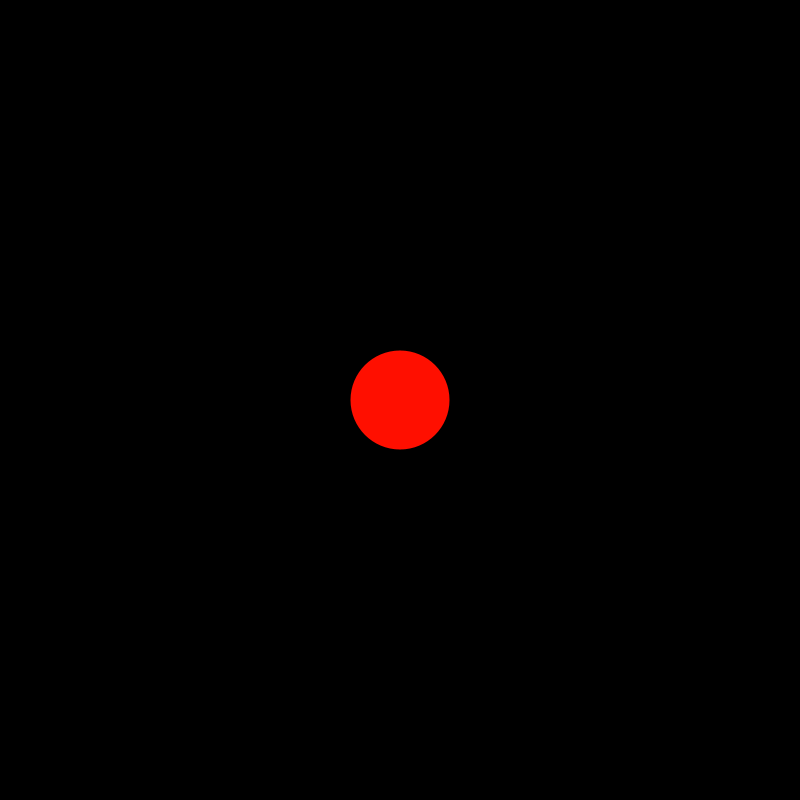
Frame 1 (no input)
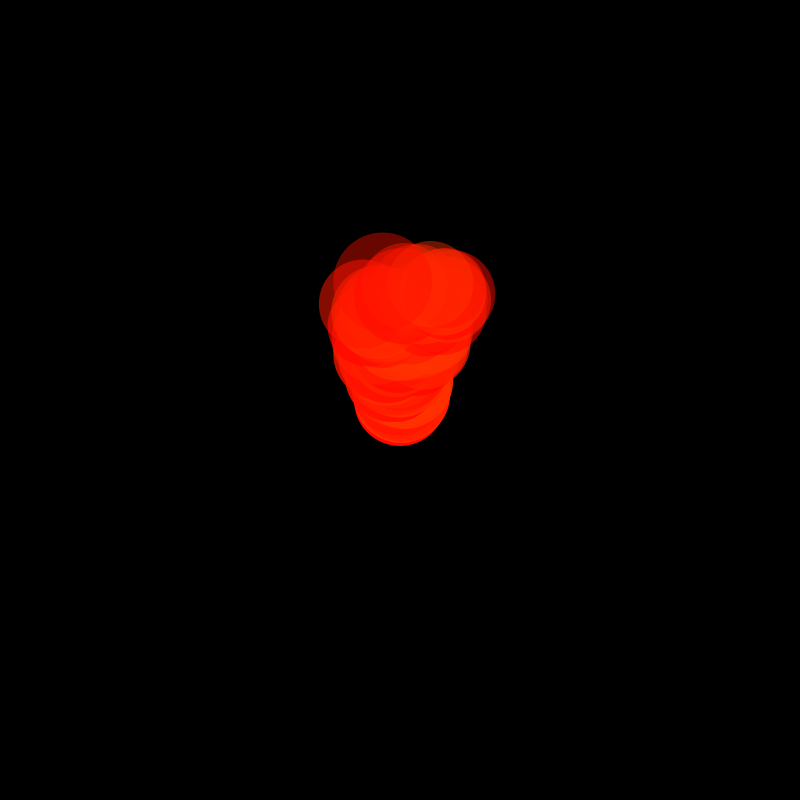
Frame 60 (the mouse pressed at the canvas centre just before this capture)
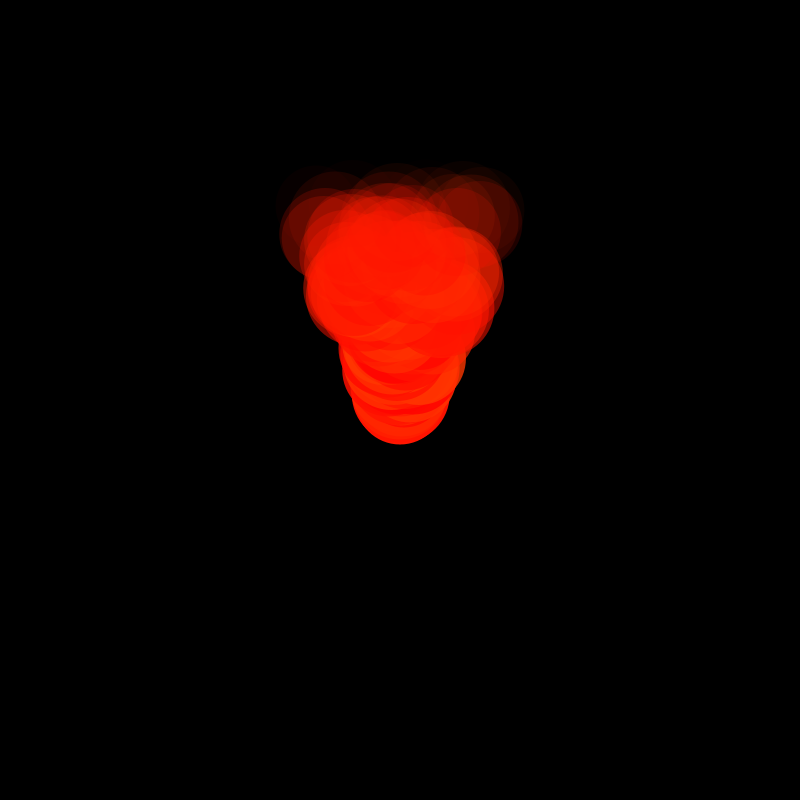
Frame 120 (the mouse held since frame 60 and released just before this capture)

The Processing sketch that drew these frames (run headless with seeded random() and noise(); from frame 60 on, the mouse is pressed at the canvas centre):

// Processing sketch: o6_fire
// ── o6_fire.pde
ArrayList<Particle> particles = new ArrayList();

void setup () {
  size(800,800);
  noStroke();
}

void draw() {
  background(0);
  particles.add(new Particle(new PVector(width / 2,height / 2)));
  
  for (int i = particles.size() - 1; i >= 0; i--) {
    Particle p = particles.get(i);
    p.draw();
    p.update();
    if (p.isDead()) {
      particles.remove(p);
    }
  }
}

class Particle {
  
  PVector pos;
  PVector vel;
  float maxlife = 100;
  float lifetime;
  color curColor;
  int size;

  Particle(PVector pos) {
    this.pos = pos;
    this.vel = new PVector(1 - random(2),-2);
    this.curColor = color(255,random(60),0);
    this.lifetime = maxlife;
    this.size = (int) (80 + random(20));
  }
  
  void update() {
    lifetime--;
    this.pos.add(vel);
  }
  
  boolean isDead() {
    return lifetime <= 0;  
  }
  
  void draw() {
    float alpha = 255 * (lifetime / maxlife);
    fill(curColor,alpha);
    circle(pos.x,pos.y,size);
  }
}
